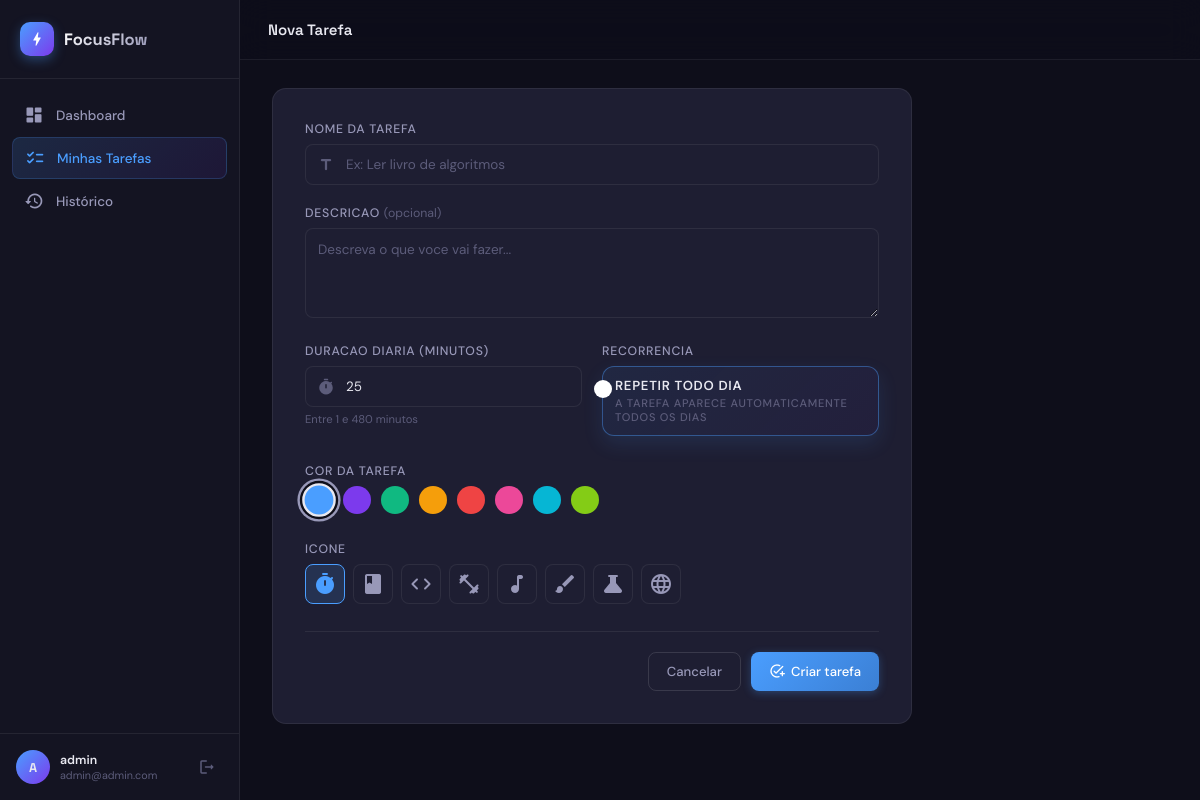
The app's page /tasks/create (signed in) with its own data.
### app/models.py (models this page shows, shortened)
class User(UserMixin, db.Model):
    __tablename__ = 'users'
    id = db.Column(db.Integer, primary_key=True)
    username = db.Column(db.String(80), unique=True, nullable=False)
    email = db.Column(db.String(120), unique=True, nullable=False)
    password_hash = db.Column(db.String(255), nullable=False)
    created_at = db.Column(db.DateTime, default=datetime.utcnow)
    tasks = db.relationship('Task', backref='owner', lazy='dynamic', cascade='all, delete-orphan')

### app/tasks/routes.py (the view, shortened to what this page needs)
@tasks_bp.route('/create', methods=['GET', 'POST'])
@login_required
def create_task():
    return render_template('tasks/form.html', colors=TASK_COLORS, icons=TASK_ICONS)

### app/models.py (called while the page is built)
@login_manager.user_loader
def load_user(user_id):
    return User.query.get(int(user_id))

### app/templates/tasks/form.html (shortened to what this page needs)
{% extends "base.html" %}
{% block page_title %}{% if task %}Editar Tarefa{% else %}Nova Tarefa{% endif %}{% endblock %}
{% block content %}
<div class="form-page">
  <div class="form-card">
    <form method="POST" class="task-form">
      <div class="form-group">
        <label>Nome da Tarefa</label>
        <div class="input-wrapper">
          <input type="text" name="name" value="{{ task.name if task else '' }}"
                 placeholder="Ex: Ler livro de algoritmos" required maxlength="200">
        </div>
      </div>
      <div class="form-group">
        <label>Descricao <span class="optional">(opcional)</span></label>
        <textarea name="description" rows="3"
                  placeholder="Descreva o que voce vai fazer...">{{ task.description if task else '' }}</textarea>
      </div>
      <div class="form-row-2">
        <div class="form-group">
          <label>Duracao diaria (minutos)</label>
          <div class="input-wrapper">
            <input type="number" name="duration_minutes"
                   value="{{ task.duration_minutes if task else 25 }}"
                   min="1" max="480" required>
          </div>
          <span class="field-hint">Entre 1 e 480 minutos</span>
        </div>
        <div class="form-group">
          <label>Recorrencia</label>
          <label class="toggle-switch recurring-toggle">
            <span class="toggle-track">
              <span class="toggle-thumb"></span>
            </span>
            <span class="toggle-content">
              <span class="toggle-label">Repetir todo dia</span>
              <small class="toggle-help">A tarefa aparece automaticamente todos os dias</small>
            </span>
          </label>
        </div>
      </div>
      <div class="form-group">
        <label>Cor da Tarefa</label>
        <div class="color-picker">
          {% for color in colors %}
          <label class="color-opt">
            <span class="color-swatch" style="background: {{ color }}"></span>
          </label>
          {% endfor %}
        </div>
      </div>
      <div class="form-group">
        <label>Icone</label>
        <div class="icon-picker">
          {% for icon in icons %}
          <label class="icon-opt">
            <span class="icon-swatch">
              <span class="material-icons-round">{{ icon }}</span>
            </span>
          </label>
          {% endfor %}
        </div>
      </div>
      <div class="form-actions">
        <a href="{{ url_for('tasks.list_tasks') }}" class="btn-ghost">Cancelar</a>
        <button type="submit" class="btn-primary">
          <span class="material-icons-round">{% if task %}save{% else %}add_task{% endif %}</span>
          {% if task %}Salvar alteracoes{% else %}Criar tarefa{% endif %}
        </button>
      </div>
    </form>
  </div>
</div>
{% endblock %}

### app/templates/base.html (shortened to what this page needs)
<!DOCTYPE html>
<html lang="pt-BR">
<head>
  <link rel="stylesheet" href="{{ url_for('static', filename='css/app.css') }}">
</head>
<body>
{% if current_user.is_authenticated %}
<aside class="sidebar" id="sidebar">
  <div class="sidebar-logo">
    <span class="logo-icon"><span class="material-icons-round">bolt</span></span>
    <span class="logo-text">FocusFlow</span>
  </div>
  <nav class="sidebar-nav">
    <a href="{{ url_for('main.dashboard') }}" class="nav-item {% if request.endpoint == 'main.dashboard' %}active{% endif %}">
      <span class="material-icons-round">dashboard</span>
      <span>Dashboard</span>
    </a>
    <a href="{{ url_for('tasks.list_tasks') }}" class="nav-item {% if 'tasks' in request.endpoint %}active{% endif %}">
      <span class="material-icons-round">checklist</span>
      <span>Minhas Tarefas</span>
    </a>
    <a href="{{ url_for('main.history') }}" class="nav-item {% if request.endpoint == 'main.history' %}active{% endif %}">
      <span class="material-icons-round">history</span>
      <span>Histórico</span>
    </a>
  </nav>
  <div class="sidebar-footer">
    <div class="user-card">
      <div class="user-avatar">{{ current_user.username[0].upper() }}</div>
      <div class="user-info">
        <span class="user-name">{{ current_user.username }}</span>
        <span class="user-email">{{ current_user.email }}</span>
      </div>
    </div>
    <a href="{{ url_for('auth.logout') }}" class="logout-btn" title="Sair">
      <span class="material-icons-round">logout</span>
    </a>
  </div>
</aside>
<div class="main-wrapper">
  <header class="topbar">
    <div class="topbar-title">{% block page_title %}{% endblock %}</div>
  </header>
  <main class="page-content">
    {% block content %}{% endblock %}
  </main>
</div>
{% else %}
  {% block auth_content %}{% endblock %}
{% endif %}
</body>
</html>

### records on screen
User: username "A", username "admin", email "admin@admin.com"
